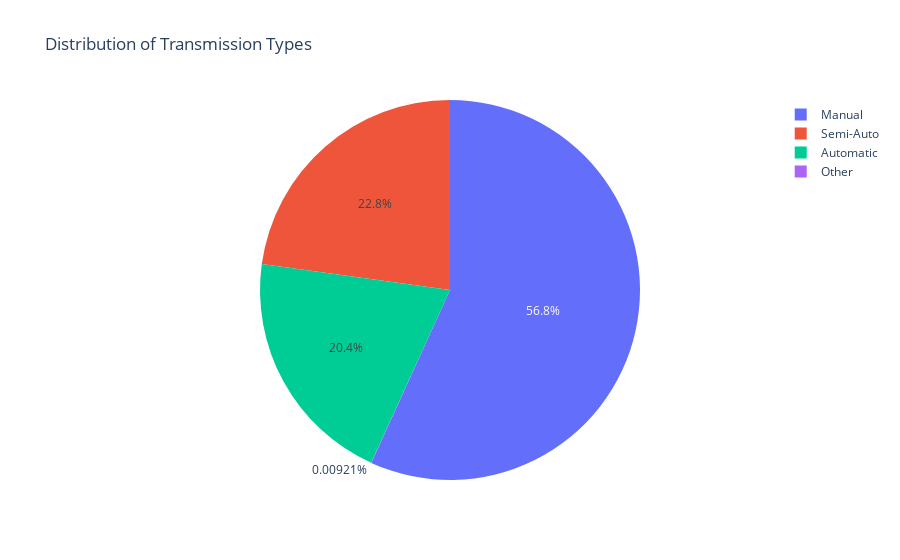

Notebook source saved alongside this figure:
### Code cell
import plotly.express as px
transmission_type_counts = data["transmission"].value_counts().reset_index()
fig = px.pie(transmission_type_counts, values='count', names='transmission', title='Distribution of Transmission Types')
fig.show()

### Figure 1 — Plotly figure (JSON) as saved in the notebook; plotly's stock layout.template omitted (floating-point values rounded to 4 significant figures)
{"data": [{"domain": {"x": [0, 1], "y": [0, 1]}, "hovertemplate": "transmission=%{label}<br>count=%{value}<extra></extra>", "labels": ["Manual", "Semi-Auto", "Automatic", "Other"], "legendgroup": "", "name": "", "showlegend": true, "type": "pie", "values": [55502, 22296, 19905, 9]}], "layout": {"legend": {"tracegroupgap": 0}, "title": {"text": "Distribution of Transmission Types"}}}
